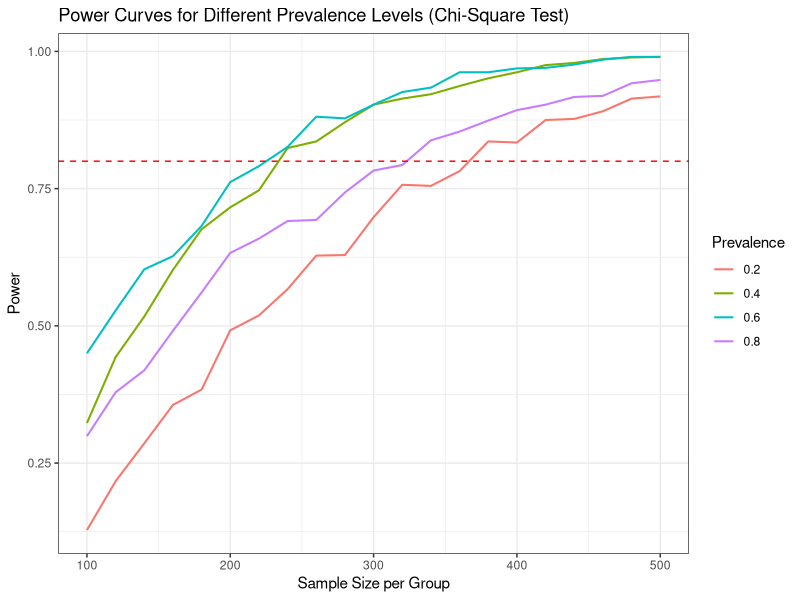

Recreate this plot in R.
## ---- chunk 1
library(ggplot2)
## ---- chunk 2
power_analysis <- function(n_per_group, prevalence, true_response_expressors, true_response_nonexpressors, alpha = 0.05) {
  n_expressors <- round(n_per_group * prevalence)
  n_nonexpressors <- n_per_group - n_expressors
  responders_expressors <- rbinom(1, size = n_expressors, prob = true_response_expressors)
  responders_nonexpressors <- rbinom(1, size = n_nonexpressors, prob = true_response_nonexpressors)
  
  observed_table <- matrix(c(responders_expressors, responders_nonexpressors,
                              n_expressors - responders_expressors, n_nonexpressors - responders_nonexpressors), nrow = 2, byrow = TRUE)
  chisq_stat <- chisq.test(observed_table, correct = TRUE)$statistic
  p_value <- 1 - pchisq(chisq_stat, df = 1)
  
  power <- ifelse(p_value < alpha, 1, 0)
  return(power)
}

alpha <- 0.05
desired_power <- 0.8
prevalence_options <- c(0.2, 0.4, 0.6, 0.8)
true_response_expressors <- 0.1
true_response_nonexpressors <- 0.25
min_sample_size <- 100


power_curves <- list()

for (prevalence in prevalence_options) {
  sample_sizes <- seq(from = min_sample_size, to = 500, by = 20)
  power_values <- vector("double", length = length(sample_sizes))
  
  for (i in 1:length(sample_sizes)) {
    sample_size <- sample_sizes[i]
    power <- 0
    
    num_sims <- 1000
    for (j in 1:num_sims) {
      power <- power + power_analysis(sample_size, prevalence, true_response_expressors, true_response_nonexpressors, alpha)
    }
    power_values[i] <- power / num_sims
  }
  list_num <- round(prevalence / .2)
  power_curves[[list_num]] <- data.frame(sample_size = sample_sizes, power = power_values, prevalence = prevalence)
}


all_power_curves <- do.call(rbind, power_curves)

all_power_curves |>
  ggplot(aes(x = sample_size, y = power, color = factor(prevalence))) +
  geom_line(linewidth = 0.7) +
  labs(title = "Power Curves for Different Prevalence Levels (Chi-Square Test)",
       x = "Sample Size per Group",
       y = "Power",
       color = "Prevalence") +
  geom_hline(yintercept = desired_power, linetype = "dashed", color = "red") +
  theme_bw()
